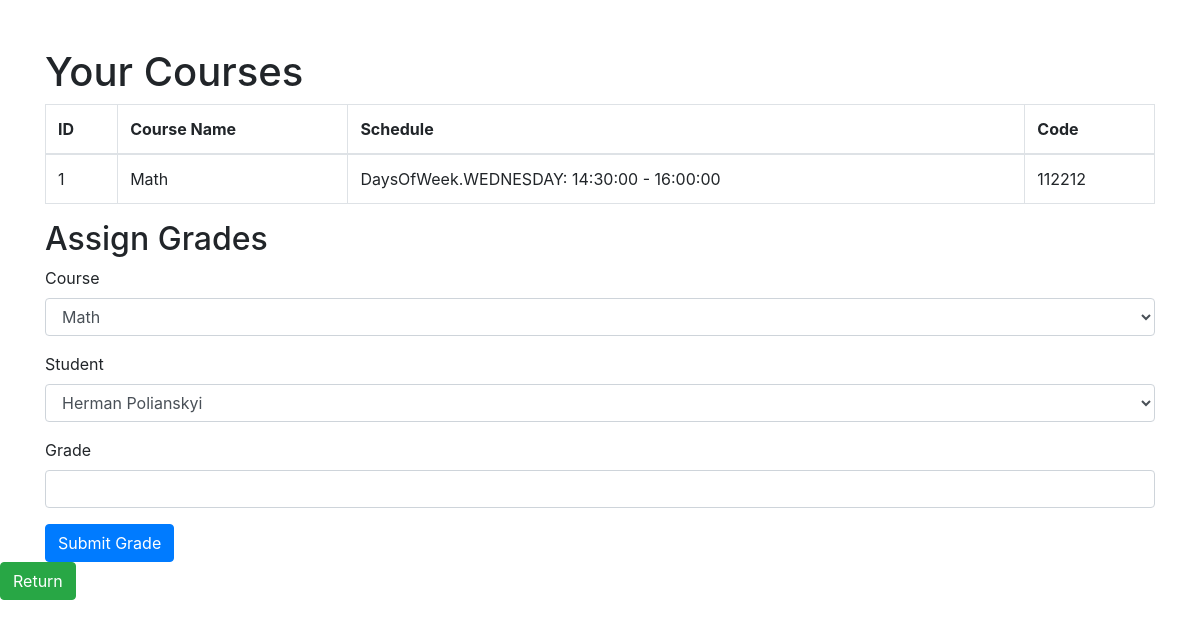
/teacher_page/teacher_courses (signed in), run on the app's committed database.
### models.py (models this page shows)
class Course(db.Model):
    id = db.Column(db.Integer, primary_key=True)
    name = db.Column(db.String(150), nullable=False)
    code = db.Column(db.String(50), nullable=False, unique=True, index=True)
    teacher_id = db.Column(db.Integer, db.ForeignKey('teacher.id'), nullable=False)
    students = db.relationship('User', secondary='enrollment', back_populates='enrolled_courses')
    course_schedule = db.relationship('Schedule', back_populates='course', cascade="all, delete-orphan")

class Schedule(db.Model):
    id = db.Column(db.Integer, primary_key=True)
    course_id = db.Column(db.Integer, db.ForeignKey('course.id', name="fk_schedule_course"), nullable=False)
    day_of_week = db.Column(db.Enum(DaysOfWeek), nullable=False)
    start_time = db.Column(db.Time, nullable=False)
    end_time = db.Column(db.Time, nullable=False)
    course = db.relationship('Course', back_populates='course_schedule')

### app.py (the view, shortened to what this page needs)
@app.route('/teacher_page/teacher_courses', methods=['GET', 'POST'])
@login_required
def teacher_courses():
    if current_user.account_type == 'teacher':
        courses = Course.query.filter_by(teacher_id=current_user.id).all()
    else:
        courses = []
    courses = Course.query.filter_by(teacher_id=current_user.id).all()
    students = User.query.filter_by(account_type='user').all()
    return render_template('teacher_courses.html', courses=courses, students=students)

### app.py (called while the page is built)
@login_manager.user_loader
def load_user(user_id):
    user = User.query.get(int(user_id))
    if not user:
        user = Teacher.query.get(int(user_id))
    if not user:
        user = Admin.query.get(int(user_id))
    return user

### templates/teacher_courses.html (shortened to what this page needs)
<!DOCTYPE html>
<html lang="en">
<head>
    <link rel="stylesheet" href="https://cdn.jsdelivr.net/npm/bootstrap@4.3.1/dist/css/bootstrap.min.css">
</head>
<body>
<div class="container mt-5">
    <h1>Your Courses</h1>
    <table class="table table-bordered">
        <thead>
        <tr>
            <th>ID</th>
            <th>Course Name</th>
            <th>Schedule</th>
            <th>Code</th>
        </tr>
        </thead>
        <tbody>
        {% for course in courses %}
        <tr>
            <td>{{ course.id }}</td>
            <td>{{ course.name }}</td>
            <td class="course-schedule">
                {% if course.course_schedule %}
                    {% for schedule in course.course_schedule %}
                        <div>
                            <span class="schedule-day">{{ schedule.day_of_week }}:</span>
                            <span class="schedule-time">{{ schedule.start_time }} - {{ schedule.end_time }}</span>
                        </div>
                    {% endfor %}
                {% else %}
                    <span class="text-muted">No schedule available</span>
                {% endif %}
            </td>
            <td>{{ course.code }}</td>
        </tr>
        {% endfor %}
        </tbody>
    </table>
    <h2>Assign Grades</h2>
    <form method="POST">
        <div class="form-group">
            <label for="course_id">Course</label>
            <select name="course_id" class="form-control">
                {% for course in courses %}
                    <option value="{{ course.id }}">{{ course.name }}</option>
                {% endfor %}
            </select>
        </div>
        <div class="form-group">
            <label for="user_id">Student</label>
            <select name="user_id" class="form-control">
                {% for course in courses %}
                    {% for user in students %}
                        <option value="{{ user.id }}">{{ user.first_name }} {{ user.last_name }}</option>
                    {% endfor %}
                {% endfor %}
            </select>
        </div>
        <div class="form-group">
            <label for="grade">Grade</label>
            <input type="text" name="grade" class="form-control" required>
        </div>
        <button type="submit" class="btn btn-primary">Submit Grade</button>
    </form>
</div>
<a href="{{ url_for('teacher_page') }}" class="btn btn-success mb-3">Return</a>
</body>
</html>

### data on the page
Course: id "1", name "Math", code "112212"
Schedule: day_of_week "DaysOfWeek.WEDNESDAY", start_time "14:30:00", end_time "16:00:00"

### other printed values
form field course_id "Math"
form field user_id "Herman Polianskyi"
